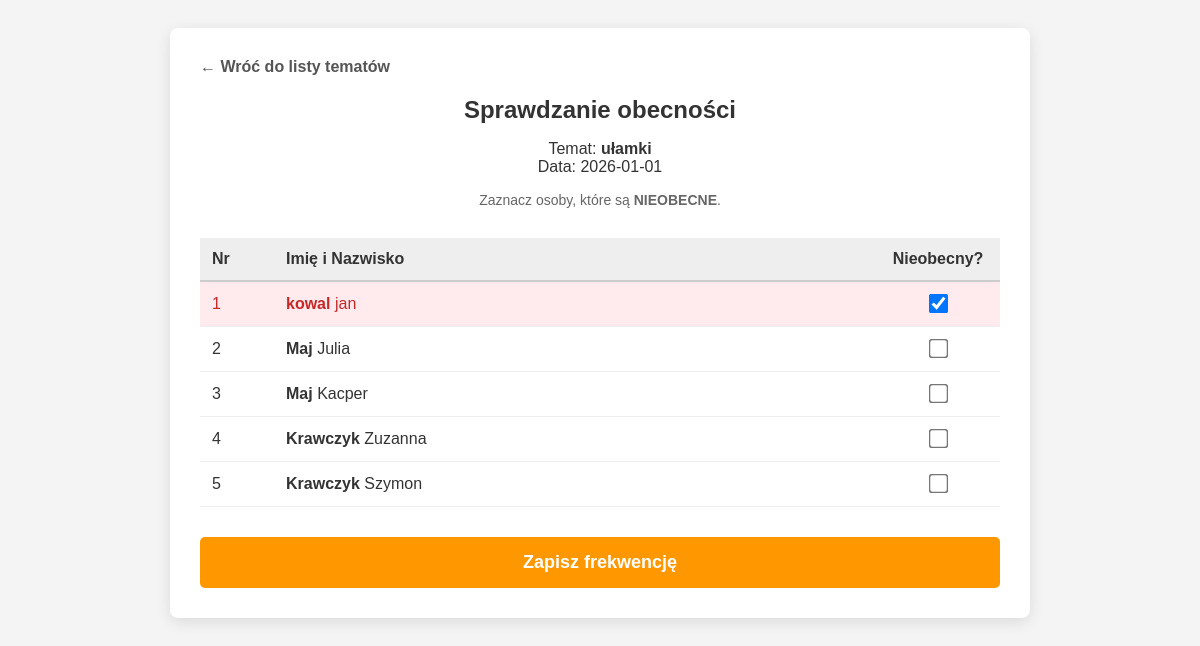
The app's page /dziennik/nauczyciel/obecnosc.php?id_lekcji=1 (signed in) with its own data.
### tables this page shows
CREATE TABLE `lekcja` (
  `id_lekcji` int(11) NOT NULL,
  `temat` varchar(255) NOT NULL,
  `data` date NOT NULL,
  `id_przedmiot_w_klasie` int(11) NOT NULL
);

CREATE TABLE `uczen` (
  `id_ucznia` int(11) NOT NULL,
  `nr_dziennika` int(11) NOT NULL,
  `id_uzytkownika` int(11) NOT NULL,
  `id_klasy` int(11) DEFAULT NULL
);

CREATE TABLE `uzytkownik` (
  `id_uzytkownika` int(11) NOT NULL,
  `login` varchar(100) NOT NULL,
  `haslo` varchar(255) NOT NULL,
  `imie` varchar(40) NOT NULL,
  `nazwisko` varchar(60) NOT NULL,
  `email` varchar(50) NOT NULL,
  `czy_aktywny` varchar(3) NOT NULL DEFAULT 'TAK',
  `rola` varchar(30) NOT NULL,
  `telefon` varchar(12) DEFAULT NULL
);

CREATE TABLE `nieobecnosc` (
  `id_ucznia` int(11) NOT NULL,
  `id_lekcji` int(11) NOT NULL,
  `usprawiedliwiona` smallint(1) NOT NULL DEFAULT 0,
  `powod` varchar(255) DEFAULT NULL,
  `data_usprawiedliwienia` date DEFAULT NULL
);

### dziennik/nauczyciel/obecnosc.php (the view, shortened to what this page needs)
<?php
require_once '../db.php';
$id_lekcji = isset($_GET['id_lekcji']) ? $_GET['id_lekcji'] : null;
$stmt_l = $conn->prepare("SELECT temat, data, id_przedmiot_w_klasie FROM Lekcja WHERE id_lekcji = :id");
$stmt_l->execute([':id' => $id_lekcji]);
$lekcja = $stmt_l->fetch(PDO::FETCH_ASSOC);
$stmt_k = $conn->prepare("SELECT id_klasy FROM Przedmiot_w_klasie WHERE id_przedmiot_w_klasie = :id");
$stmt_k->execute([':id' => $lekcja['id_przedmiot_w_klasie']]);
$id_klasy = $stmt_k->fetchColumn();
$sql = "SELECT u.imie, u.nazwisko, ucz.nr_dziennika, ucz.id_ucznia, n.id_lekcji as czy_nieobecny
        FROM Uczen ucz
        JOIN Uzytkownik u ON ucz.id_uzytkownika = u.id_uzytkownika
        LEFT JOIN Nieobecnosc n ON ucz.id_ucznia = n.id_ucznia AND n.id_lekcji = :id_lekcji
        WHERE ucz.id_klasy = :id_klasy
        ORDER BY ucz.nr_dziennika ASC";
$stmt_u = $conn->prepare($sql);
$stmt_u->execute([
    ':id_lekcji' => $id_lekcji,
    ':id_klasy' => $id_klasy
]);
$uczniowie = $stmt_u->fetchAll(PDO::FETCH_ASSOC);
?>
<!DOCTYPE html>
<html lang="pl">
<head>
</head>
<body>
    <div class="container">
        <a href="temat.php" class="btn-powrot">← Wróć do listy tematów</a>
        <div class="header-info">
            <h2>Sprawdzanie obecności</h2>
            <p>
                Temat: <strong><?php echo $lekcja['temat']; ?></strong> <br>
                Data: <?php echo $lekcja['data']; ?>
            </p>
            <p style="font-size: 14px; color: #666;">Zaznacz osoby, które są <strong>NIEOBECNE</strong>.</p>
        </div>
        <form method="POST">
            <table>
                <thead>
                    <tr>
                        <th style="width: 50px;">Nr</th>
                        <th>Imię i Nazwisko</th>
                        <th style="width: 100px; text-align: center;">Nieobecny?</th>
                    </tr>
                </thead>
                <tbody>
                    <?php foreach ($uczniowie as $u): ?>
                    <tr class="<?php echo $u['czy_nieobecny'] ? 'row-absent' : ''; ?>">
                        <td><?php echo $u['nr_dziennika']; ?></td>
                        <td>
                            <strong><?php echo $u['nazwisko']; ?></strong> <?php echo $u['imie']; ?>
                        </td>
                        <td style="text-align: center;">
                            <input type="checkbox" name="nieobecny[]" value="<?php echo $u['id_ucznia']; ?>"
                                <?php if ($u['czy_nieobecny']) echo 'checked'; ?>>
                        </td>
                    </tr>
                    <?php endforeach; ?>
                </tbody>
            </table>
            <button type="submit" name="zapisz_obecnosc" class="btn-save">Zapisz frekwencję</button>
        </form>
    </div>
</body>
</html>

### dziennik/nauczyciel/obecnosc.php (style rules this page uses)
body { font-family: Arial, sans-serif; background-color: #f4f4f4; padding: 20px; color: #333; }
.container { max-width: 800px; margin: 0 auto; background: white; padding: 30px; border-radius: 8px; box-shadow: 0 4px 15px rgba(0,0,0,0.1); }
.header-info { text-align: center; margin-bottom: 30px; }
h2 { margin: 0 0 10px 0; color: #333; }
.btn-powrot { text-decoration: none; color: #555; font-weight: bold; display: inline-block; margin-bottom: 20px; }
table { width: 100%; border-collapse: collapse; margin-bottom: 30px; }
th { background-color: #eee; padding: 12px; text-align: left; border-bottom: 2px solid #ccc; }
td { padding: 12px; border-bottom: 1px solid #eee; vertical-align: middle; }
input[type="checkbox"] { transform: scale(1.5); cursor: pointer; }
.row-absent { background-color: #ffebee; color: #c62828; }
.btn-save { display: block; width: 100%; padding: 15px; background-color: #FF9800; color: white; font-size: 18px; border: none; border-radius: 5px; cursor: pointer; font-weight: bold; }

### records on screen
lekcja: temat "ułamki", data "2026-01-01"
uczen: nr_dziennika "1", id_uzytkownika.nazwisko "kowal", id_uzytkownika.imie "jan"
nieobecnosc: id_lekcji "☑"
uczen: nr_dziennika "2", id_uzytkownika.nazwisko "Maj", id_uzytkownika.imie "Julia"
uczen: nr_dziennika "3", id_uzytkownika.nazwisko "Maj", id_uzytkownika.imie "Kacper"
uczen: nr_dziennika "4", id_uzytkownika.nazwisko "Krawczyk", id_uzytkownika.imie "Zuzanna"
uczen: nr_dziennika "5", id_uzytkownika.nazwisko "Krawczyk", id_uzytkownika.imie "Szymon"
